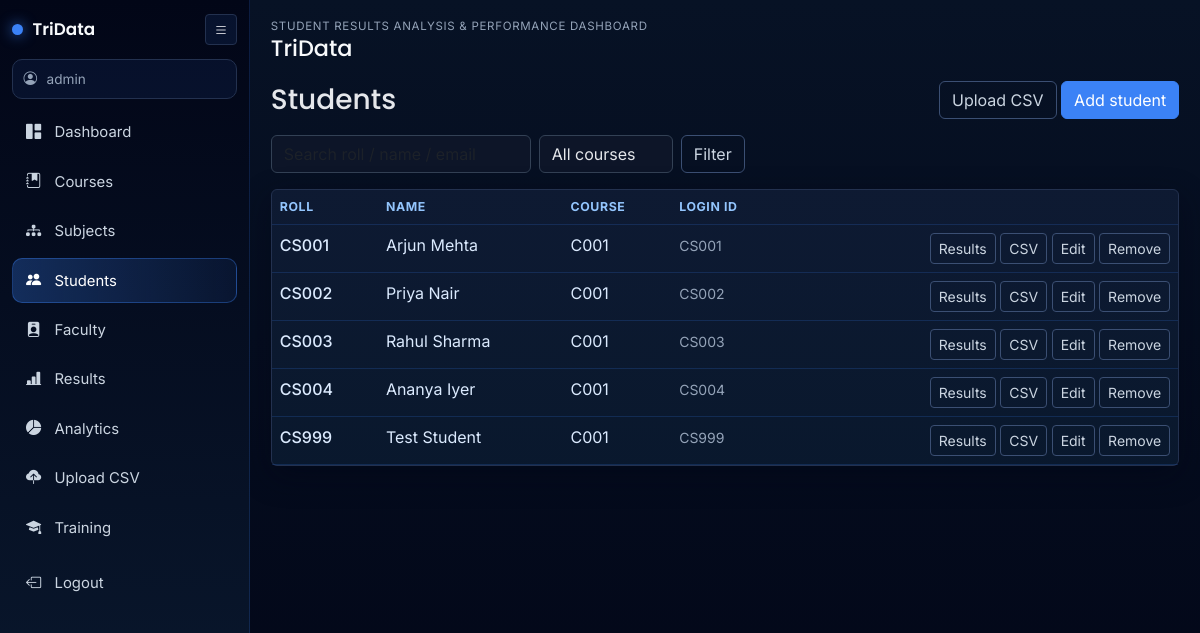
/admin/students (signed in), run on the app's committed database.
### app/models.py (models this page shows, shortened)
class User(UserMixin, db.Model):
    __tablename__ = "users"
    id = db.Column(db.Integer, primary_key=True)
    username = db.Column(db.String(80), unique=True, nullable=False, index=True)
    password_hash = db.Column(db.String(256), nullable=False)
    role = db.Column(db.String(20), nullable=False, default="student")  # admin | faculty | student
    student = db.relationship("Student", backref="user_account", uselist=False)
    faculty = db.relationship("Faculty", backref="user_account", uselist=False)

class Student(db.Model):
    __tablename__ = "students"
    id = db.Column(db.Integer, primary_key=True)
    user_id = db.Column(db.Integer, db.ForeignKey("users.id"), unique=True, nullable=False)
    roll_number = db.Column(db.String(64), unique=True, nullable=False, index=True)
    full_name = db.Column(db.String(160), nullable=False)
    email = db.Column(db.String(120))
    phone = db.Column(db.String(32))
    course_id = db.Column(db.Integer, db.ForeignKey("courses.id"), nullable=False)
    results = db.relationship("Result", backref="student", lazy="dynamic", cascade="all, delete-orphan")
    trainings = db.relationship("Training", backref="student", lazy="dynamic", cascade="all, delete-orphan")

class Course(db.Model):
    __tablename__ = "courses"
    id = db.Column(db.Integer, primary_key=True)
    name = db.Column(db.String(120), nullable=False)
    code = db.Column(db.String(32), unique=True, nullable=False, index=True)
    duration_years = db.Column(db.Integer, default=4)
    subjects = db.relationship("Subject", backref="course", lazy="dynamic")
    students = db.relationship("Student", backref="course", lazy="dynamic")

### app/routes/admin.py (the view, shortened to what this page needs)
@bp.route("/students")
def students_list():
    q = (request.args.get("q") or "").strip()
    course_id = request.args.get("course_id", type=int)
    query = Student.query.join(Course)
    if course_id:
        query = query.filter(Student.course_id == course_id)
    students = query.order_by(Student.roll_number).all()
    courses = Course.query.order_by(Course.code).all()
    return render_template(
        "admin/students_list.html",
        students=students,
        courses=courses,
        q=q,
        course_id=course_id,
    )

### app/routes/admin.py (called while the page is built)
@bp.before_request
@login_required
def _admin_gate():
    if current_user.role != "admin":
        from flask import abort
        abort(403)

### app/templates/admin/students_list.html (shortened to what this page needs)
{% extends "base.html" %}
{% block content %}
<div class="d-flex justify-content-between align-items-center mb-3 flex-wrap gap-2">
  <h1 class="h3 mb-0">Students</h1>
  <div>
    <a class="btn btn-outline-primary" href="{{ url_for('admin.students_upload') }}">Upload CSV</a>
    <a class="btn btn-primary" href="{{ url_for('admin.student_add') }}">Add student</a>
  </div>
</div>
<form class="row g-2 mb-3" method="get">
  <div class="col-auto">
    <input class="form-control" name="q" placeholder="Search roll / name / email" value="{{ q or '' }}">
  </div>
  <div class="col-auto">
    <select class="form-select" name="course_id">
      <option value="">All courses</option>
    </select>
  </div>
  <div class="col-auto">
    <button type="submit" class="btn btn-outline-secondary">Filter</button>
  </div>
</form>
<div class="card">
  <div class="table-responsive">
    <table class="table table-hover mb-0">
      <thead>
        <tr><th>Roll</th><th>Name</th><th>Course</th><th>Login ID</th><th></th></tr>
      </thead>
      <tbody>
        {% for s in students %}
        <tr>
          <td class="fw-medium">{{ s.roll_number }}</td>
          <td>{{ s.full_name }}</td>
          <td>{{ s.course.code }}</td>
          <td><span class="small text-muted">{{ s.roll_number }}</span></td>
          <td class="text-end text-nowrap">
            <a class="btn btn-sm btn-outline-primary" href="{{ url_for('admin.student_results_view', sid=s.id) }}">Results</a>
            <a class="btn btn-sm btn-outline-success" href="{{ url_for('admin.student_results_download', sid=s.id) }}">CSV</a>
            <a class="btn btn-sm btn-outline-secondary" href="{{ url_for('admin.student_edit', sid=s.id) }}">Edit</a>
            <form class="d-inline" method="post" action="{{ url_for('admin.student_delete', sid=s.id) }}" onsubmit="return confirm('Remove this student and their login?');">
              <button type="submit" class="btn btn-sm btn-outline-danger">Remove</button>
            </form>
          </td>
        </tr>
        {% else %}
        <tr><td colspan="5" class="text-muted py-4 text-center">No students match.</td></tr>
        {% endfor %}
      </tbody>
    </table>
  </div>
</div>
{% endblock %}

### app/templates/base.html (shortened to what this page needs)
<!DOCTYPE html>
<html lang="en">
<head>
  <link href="https://cdn.jsdelivr.net/npm/bootstrap-icons@1.11.3/font/bootstrap-icons.css" rel="stylesheet">
  <link href="https://cdn.jsdelivr.net/npm/bootstrap@5.3.3/dist/css/bootstrap.min.css" rel="stylesheet">
  <link rel="stylesheet" href="{{ url_for('static', filename='css/app.css') }}">
</head>
<body>
  {% if current_user.is_authenticated %}
  <div id="tridataShell" class="app-shell">
    <aside id="appSidebar" class="app-sidebar">
      <div class="sidebar-head">
        <div class="brand-wrap">
          <span class="brand-dot"></span>
          <span class="brand-text">TriData</span>
        </div>
        <button id="sidebarToggle" class="btn btn-sm icon-btn" type="button" aria-label="Toggle sidebar">
          <i class="bi bi-list"></i>
        </button>
      </div>
      <div class="user-chip">
        <i class="bi bi-person-circle"></i>
        <span>{{ current_user.username }}</span>
      </div>
      <nav class="side-nav">
        {% if current_user.role == 'admin' %}
        <a class="side-link {% if request.endpoint == 'admin.dashboard' %}active{% endif %}" href="{{ url_for('admin.dashboard') }}"><i class="bi bi-grid-1x2-fill"></i><span>Dashboard</span></a>
        <a class="side-link " href="{{ url_for('admin.courses_list') }}"><i class="bi bi-journal-bookmark-fill"></i><span>Courses</span></a>
        <a class="side-link " href="{{ url_for('admin.subjects_list') }}"><i class="bi bi-diagram-3-fill"></i><span>Subjects</span></a>
        <a class="side-link {% if request.endpoint in ['admin.students_list', 'admin.student_add', 'admin.student_edit', 'admin.student_results_view'] %}active{% endif %}" href="{{ url_for('admin.students_list') }}"><i class="bi bi-people-fill"></i><span>Students</span></a>
        <a class="side-link " href="{{ url_for('admin.faculty_list') }}"><i class="bi bi-person-badge-fill"></i><span>Faculty</span></a>
        <a class="side-link {% if request.endpoint == 'admin.results_list' %}active{% endif %}" href="{{ url_for('admin.results_list') }}"><i class="bi bi-bar-chart-line-fill"></i><span>Results</span></a>
        <a class="side-link {% if request.endpoint == 'admin.analytics' %}active{% endif %}" href="{{ url_for('admin.analytics') }}"><i class="bi bi-pie-chart-fill"></i><span>Analytics</span></a>
        <a class="side-link {% if request.endpoint == 'admin.results_upload' %}active{% endif %}" href="{{ url_for('admin.results_upload') }}"><i class="bi bi-cloud-upload-fill"></i><span>Upload CSV</span></a>
        <a class="side-link {% if request.endpoint in ['admin.training_list'] %}active{% endif %}" href="{{ url_for('admin.training_list') }}"><i class="bi bi-mortarboard-fill"></i><span>Training</span></a>
        {% endif %}
      </nav>
      <a class="side-link logout-link" href="{{ url_for('auth.logout') }}"><i class="bi bi-box-arrow-left"></i><span>Logout</span></a>
    </aside>
    <div class="content-wrap">
      <header class="content-head">
        <div>
          <div class="eyebrow">Student Results Analysis & Performance Dashboard</div>
          <h1 class="page-title">{% block page_title %}TriData{% endblock %}</h1>
        </div>
      </header>
      <main class="content-main">
        {{ self.content() }}
      </main>
    </div>
  </div>
  {% endif %}
</body>
</html>

### app/static/css/app.css (style rules this page uses)
:root { --deep-blue: #0a192f; --dark-black: #020617; --accent-blue: #3b82f6; --light-text: #e5e7eb; --muted-text: #94a3b8; --panel: #0f1b33; --panel-2: #111f3a; --border: #23314f; }
* { font-family: Inter, "Segoe UI", sans-serif; }
body { min-height: 100vh; background: linear-gradient(180deg, #071225 0%, var(--dark-black) 100%); color: var(--light-text); }
h1, h2, h3, h4, h5, h6, .page-title, .brand-text { font-family: Poppins, Inter, sans-serif; }
.app-shell { display: flex; min-height: 100vh; }
.app-sidebar { position: fixed; top: 0; left: 0; bottom: 0; width: 250px; background: linear-gradient(180deg, var(--dark-black) 0%, var(--deep-blue) 100%); border-right: 1px solid rgba(59, 130, 246, 0.18); padding: 0.9rem 0.75rem 0.8rem; transition: width 0.2s ease; overflow: hidden; z-index: 1050; }
.sidebar-head { display: flex; align-items: center; justify-content: space-between; margin-bottom: 0.85rem; }
.brand-wrap { display: flex; align-items: center; gap: 0.6rem; }
.brand-dot { width: 11px; height: 11px; border-radius: 50%; background: var(--accent-blue); box-shadow: 0 0 14px rgba(59, 130, 246, 0.8); }
.brand-text { font-size: 1.05rem; font-weight: 600; color: #f8fafc; }
.icon-btn { border: 1px solid var(--border); color: var(--light-text); background: rgba(59, 130, 246, 0.1); }
.user-chip { display: flex; align-items: center; gap: 0.6rem; color: var(--muted-text); border: 1px solid var(--border); background: rgba(59, 130, 246, 0.08); border-radius: 10px; padding: 0.55rem 0.65rem; font-size: 0.85rem; margin-bottom: 0.7rem; }
.side-nav { display: flex; flex-direction: column; gap: 0.3rem; }
.side-link { display: flex; align-items: center; gap: 0.75rem; color: #cbd5e1; text-decoration: none; border-radius: 10px; padding: 0.62rem 0.72rem; font-size: 0.93rem; border: 1px solid transparent; transition: all 0.18s ease; }
.side-link i { width: 18px; text-align: center; font-size: 0.95rem; }
.side-link.active { color: #fff; border-color: rgba(59, 130, 246, 0.36); background: linear-gradient(90deg, rgba(59, 130, 246, 0.28), rgba(59, 130, 246, 0.08)); }
.logout-link { margin-top: 0.7rem; }
.content-wrap { margin-left: 250px; width: calc(100% - 250px); transition: margin-left 0.2s ease, width 0.2s ease; }
.content-head { padding: 1.1rem 1.3rem 0.4rem; }
.eyebrow { color: var(--muted-text); text-transform: uppercase; letter-spacing: 0.06em; font-size: 0.72rem; }
.page-title { margin-bottom: 0; font-size: 1.4rem; color: #f8fafc; }
.content-main { padding: 0.8rem 1.3rem 1.35rem; }
.card { background: linear-gradient(180deg, rgba(15, 27, 51, 0.92), rgba(10, 25, 47, 0.92)); border: 1px solid var(--border); box-shadow: 0 10px 30px rgba(2, 6, 23, 0.45); color: var(--light-text); }
.table { --bs-table-bg: transparent; --bs-table-color: #dbeafe; --bs-table-border-color: rgba(59, 130, 246, 0.18); --bs-table-hover-bg: rgba(59, 130, 246, 0.08); }
.table thead th { font-size: 0.77rem; text-transform: uppercase; letter-spacing: 0.05em; color: #93c5fd; border-bottom-width: 1px; }
.text-muted, .small.text-muted { color: var(--muted-text) !important; }
.form-control, .form-select { background: rgba(15, 23, 42, 0.8); border-color: #334155; color: var(--light-text); }
.btn-primary { background-color: var(--accent-blue); border-color: var(--accent-blue); }
.btn-outline-secondary, .btn-outline-primary, .btn-outline-success, .btn-outline-danger { border-color: #3b4f73; color: #cbd5e1; }

### data on the page
User: username "admin"
Student: roll_number "CS001", full_name "Arjun Mehta", course.code "C001"
Student: roll_number "CS002", full_name "Priya Nair", course.code "C001"
Student: roll_number "CS003", full_name "Rahul Sharma", course.code "C001"
Student: roll_number "CS004", full_name "Ananya Iyer", course.code "C001"
Student: roll_number "CS999", full_name "Test Student", course.code "C001"
